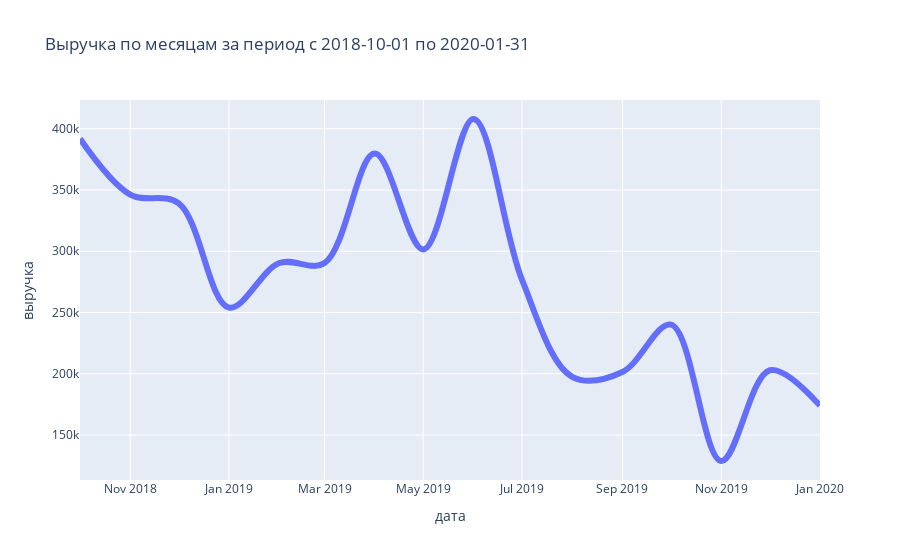

Notebook code cell kept with this figure:
### Markdown cell above
и наконец график

### Code cell
fig = px.line(total_price_dynamic,
              x='date_round',
              y='revenue',
              labels=dict(date_round='дата', revenue='выручка'),
              line_shape='spline',
              title=f"Выручка по месяцам за период с {data['date'].min()} по {data['date'].max()}")

fig.update_traces(line_width=6)
iplot(fig)

### Figure 1 — Plotly figure (JSON) as saved in the notebook; plotly's stock layout.template omitted (floating-point values rounded to 4 significant figures)
{"data": [{"hovertemplate": "дата=%{x}<br>выручка=%{y}<extra></extra>", "legendgroup": "", "line": {"color": "#636efa", "dash": "solid", "shape": "spline", "width": 6}, "marker": {"symbol": "circle"}, "mode": "lines", "name": "", "orientation": "v", "showlegend": false, "type": "scatter", "x": ["2018-10-01T00:00:00.000000000", "2018-11-01T00:00:00.000000000", "2018-12-01T00:00:00.000000000", "2019-01-01T00:00:00.000000000", "2019-02-01T00:00:00.000000000", "2019-03-01T00:00:00.000000000", "2019-04-01T00:00:00.000000000", "2019-05-01T00:00:00.000000000", "2019-06-01T00:00:00.000000000", "2019-07-01T00:00:00.000000000", "2019-08-01T00:00:00.000000000", "2019-09-01T00:00:00.000000000", "2019-10-01T00:00:00.000000000", "2019-11-01T00:00:00.000000000", "2019-12-01T00:00:00.000000000", "2020-01-01T00:00:00.000000000"], "xaxis": "x", "y": [391800.0, 346200.0, 339100.0, 254000.0, 290400.0, 290400.0, 379800.0, 301500.0, 407900.0, 276500.0, 197500.0, 201500.0, 240100.0, 128800.0, 202900.0, 174000.0], "yaxis": "y"}], "layout": {"legend": {"tracegroupgap": 0}, "title": {"text": "Выручка по месяцам за период с 2018-10-01 по 2020-01-31"}, "xaxis": {"anchor": "y", "domain": [0, 1], "title": {"text": "дата"}}, "yaxis": {"anchor": "x", "domain": [0, 1], "title": {"text": "выручка"}}}}
